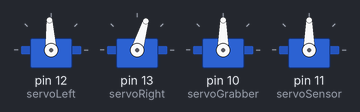
The sketch below on a simulated Arduino Uno, built with avr-gcc and run on an emulated ATmega328P. On the bench: 4 × servo.

Above: at 0.05 s.
At 11.45 s:
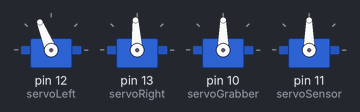
At 22.95 s:
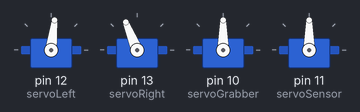
Timing chart, 0 to 29.9 s (numbered marks = the images above):
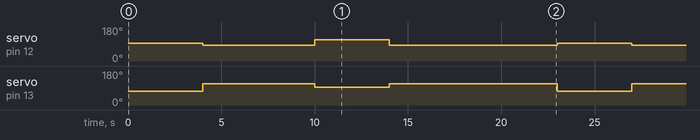

The sketch:

first_version_mouv_combined_code.ino
```cpp
#include <Servo.h>

// 1300 clockwise, 1500 still, 1700 counterclockwise

Servo servoLeft;
Servo servoRight;

Servo servoGrabber;
Servo servoSensor;

void setup()
{
}

void loop()
{

  move_forward_left(3000);
  delay(1000);
  move_backward_right(3000);
  delay(3000);
  move_forward_right(3000);
  delay(1000);
  move_backward_left(3000);
  delay(6000);
}

void servo_attach()
{
  servoLeft.attach(12);
  servoRight.attach(13);

  servoGrabber.attach(10);
  servoSensor.attach(11);
}

void servo_detach()
{
  servoLeft.detach();
  servoRight.detach();

  servoGrabber.detach();
  servoSensor.detach();
}

void move_forward(int ms)
{
  servo_attach();

  servoLeft.writeMicroseconds(1700);
  servoRight.writeMicroseconds(1300);
  delay(ms);

  servo_detach();
}

void move_backward(int ms)
{
  servo_attach();

  servoLeft.writeMicroseconds(1300);
  servoRight.writeMicroseconds(1700);
  delay(ms);

  servo_detach();
}

void turn_left(int ms)
{
  servo_attach();

  servoLeft.writeMicroseconds(1300);
  servoRight.writeMicroseconds(1300);
  delay(ms);

  servo_detach();
}

void turn_right(int ms)
{
  servo_attach();

  servoLeft.writeMicroseconds(1700);
  servoRight.writeMicroseconds(1700);
  delay(ms);

  servo_detach();
}

void move_forward_left(int ms)
{
  servo_attach();

  servoLeft.writeMicroseconds(1500);
  servoRight.writeMicroseconds(1300);
  delay(ms);

  servo_detach();
}

void move_forward_right(int ms)
{
  servo_attach();

  servoLeft.writeMicroseconds(1700);
  servoRight.writeMicroseconds(1500);
  delay(ms);

  servo_detach();
}
void move_backward_left (int ms)
{
  servo_attach();

  servoLeft.writeMicroseconds(1400);
  servoRight.writeMicroseconds(1700);
  delay(ms);

  servo_detach();
}
void move_backward_right (int ms)
{
  servo_attach();

  servoLeft.writeMicroseconds(1400);
  servoRight.writeMicroseconds(1700);
  delay(ms);

  servo_detach();
}
```

Measured:
- by itself, servo on pin 12 (servoLeft): repeats every 23.0 s: 112° 4.0 s, 83° 9.0 s, 93° 4.0 s, 83° 6.0 s
- by itself, servo on pin 13 (servoRight): repeats every 23.0 s: 93° 4.0 s, 112° 9.0 s, 73° 4.0 s, 112° 6.0 s
